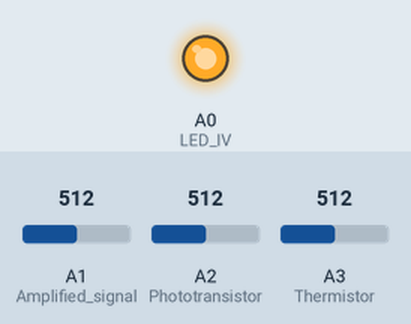
A sketch run on a simulated Arduino Uno, built with avr-gcc and run on an emulated ATmega328P. Parts: output pins drawn as LEDs (lit = HIGH). The inputs (shaded band) are chosen by the test bench; at power-on: A1 (Amplified_signal) = 512, A2 (Phototransistor) = 512, A3 (Thermistor) = 512. What the sketch prints to the serial monitor is not drawn.

Above: at 0.1 s.
Timing chart, 0 to 1.6 s (numbered marks = the images above):
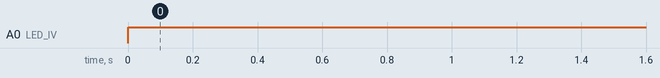

Measured:
- by itself, A0 (LED_IV): LOW → HIGH at 0.00 s

The sketch:

sensors.ino
```cpp
/*
 *  Dissertation - Biomedical Engineering
 *  2020/2021
 *  Ana Catarina Monteiro Magalhães
 *
 *  Water temperature and zebrafish vital signs monitoring Firmware
 *
 *  File: sensors.ino
 *  Date: 06-09-2021
 *
 *  Description: This script runs on an Arduino Uno. As input receives four analog signals (A0, A1, A2, A3)

*/

#include "TimerOne.h"

float Vo;
float R1 = 10000;
float logR2, R2, Tk, Tc;
float a = 1.01e-03, b = 2.38e-04, d = 2.02e-07;

float m;
float p;
float i = 0;


void setup() {
  Serial.begin(115200);
  pinMode(A3, INPUT);                     // Thermistor
  pinMode(A0, OUTPUT);                    // LED IV
  pinMode(A2, INPUT);                     // Phototransistor
  pinMode(A1, INPUT);                     // Amplified signal (phototransistor)

  // pinMode(4, OUTPUT);                  // Digital Pin - only used for testing if the timer
                                          // was working properly

  Timer1.initialize(10000);               // initialize timer1, and set a 10ms period
  // Timer1.setPeriod(period);
  Timer1.attachInterrupt(reading,10000);  // attaches reading() as a timer overflow interrupt
}

void loop() {
  // Set IV LED as High
  digitalWrite(A0, 1);
  // Calculation of the water temperature
  Vo = (5 * (float)analogRead(A3)) / 1023.0;
  R2 = R1 * (5 - Vo) / Vo;
  logR2 = log(R2);
  Tk = (1.0 / (a + b * logR2 + d * logR2 * logR2 * logR2));
  Tc = Tk - 273.15;         // Water Temperature in Celcius degree
}

void reading() {
//  digitalWrite(4, HIGH);

 // m is the signal from A2 and p is the signal from A1 (amplified)
//  m = 0;
  p = 0;
  for (int n = 0; n < 10; n++) {
//    m += analogRead(A2);
    p +=analogRead(A1);
  }
  // Sent the data via serial port
  Serial.print(analogRead(A2));     // Heart beat readings
  Serial.print(",");
  Serial.print(Tc);                 // Water temperature
  Serial.print(",");
  Serial.println(i);                // Time

  i = i + 0.01;
//  digitalWrite(4, LOW);
}
```
